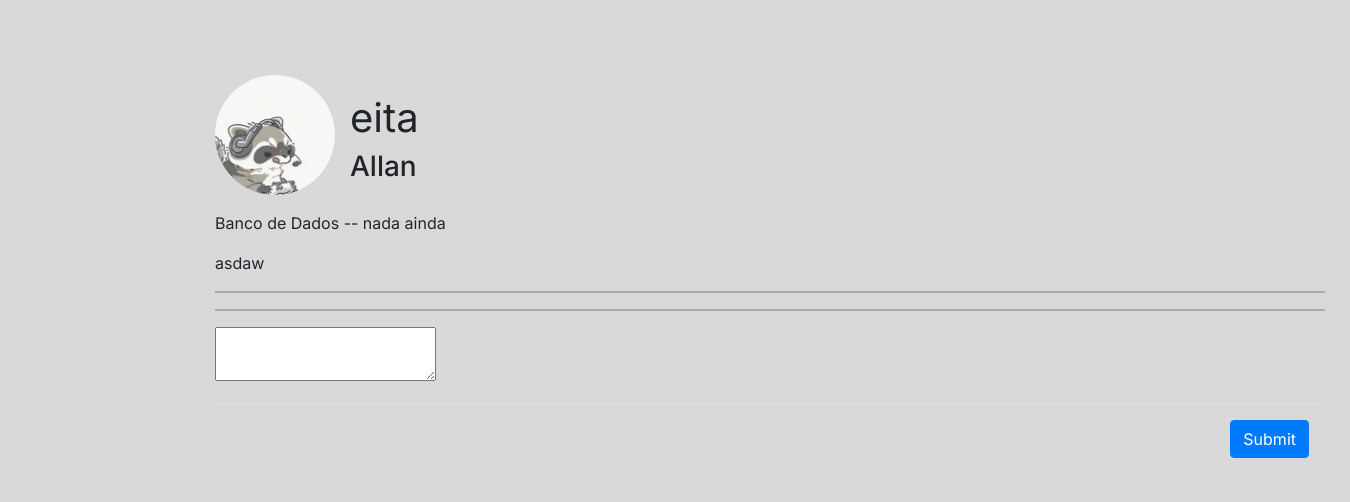
/principal/1, run on the app's committed database.
### models.py (models this page shows, shortened)
class Topico(db.Model):
    id = db.Column(db.Integer, primary_key=True)
    data = db.Column(db.DateTime)
    titulo = db.Column(db.String(50))
    categoria = db.Column(db.String(150))
    etiqueta = db.Column(db.String(150))
    autor_id = db.Column(db.Integer, db.ForeignKey('user.id'))
    texto = db.Column(db.String(400))
    respostas = db.relationship('Resposta', backref='topico', cascade='all, delete-orphan', lazy=True)

class User(db.Model, UserMixin):
    id = db.Column(db.Integer, primary_key=True)
    email = db.Column(db.String(150), unique=True)
    nome = db.Column(db.String(150), nullable=False)
    senha = db.Column(db.String(40), nullable=False)
    arq_imagem = db.Column(db.String(20), nullable=False, default='default.jpg')
    status = db.Column(db.String(20), nullable=False)
    topicos = db.relationship('Topico', backref='autor', cascade='all, delete-orphan', lazy=True)
    respostas = db.relationship('Resposta', backref='autor', cascade='all, delete-orphan', lazy=True)
    reportes_feitos = db.relationship(
        'Reportar',
        foreign_keys='Reportar.autor_id',
        cascade='all, delete-orphan',
        backref='autor_do_reporte',
        lazy=True
    )
    reportes_recebidos = db.relationship(
        'Reportar',
        foreign_keys='Reportar.target_id',
        cascade='all, delete-orphan',
        backref='usuario_reportado',
        lazy=True
    )

### routes/principal.py (the view)
@principal_route.route('/<filtro>')
def principalTemplate(filtro):
    if filtro == "nada":
        filtro = None
    categorias = Categoria.query.all()
    etiquetas = Etiqueta.query.all()
    return render_template('conteudoPrincipal.html', filtro=filtro, user=current_user, categorias=categorias, etiquetas=etiquetas)

### forms.py
class RespostaForm(FlaskForm):
    texto = CKEditorField('Texto', validators=[DataRequired()])
    submit = SubmitField()

### routes/principal.py (called while the page is built, shortened)
@principal_route.route('/<int:topicoID>', methods=['GET', 'POST'])
def detalhe_topico(topicoID):
    categorias = Categoria.query.all()
    etiquetas = Etiqueta.query.all()
    form = RespostaForm()
    topico = Topico.query.filter_by(id=topicoID).first()
    autor = User.query.filter_by(id=topico.autor_id).first()
    autor_imagem = url_for('static', filename='profile-pics/' + autor.arq_imagem)
    return render_template('detalhesTopico.html', topico=topico, autor=autor, imagem=autor_imagem, form=form, user=current_user, categorias=categorias, etiquetas=etiquetas)

### templates/detalhesTopico.html (shortened to what this page needs)
{% extends "index.html" %}
{% block content %}
<div class="container" style="margin-top: 75px; margin-left: 200px;">
    <div class="row align-items-center" style="width: auto;">
        <div class="col-1" style="margin-right: 40px;">
            <img class="rounded-circle " style="height: 120px; width: 120px; margin-bottom: 16px;" src="{{ imagem }}">
        </div>
        <div class="col">
            <h1>{{ topico.titulo }}</h1>
            <h3>{{ topico.autor.nome}}</h3>
        </div>
    </div>
    <p>{{ topico.categoria }} -- {{ topico.etiqueta }}</p>
    <p>{{ topico.texto|safe }}</p>
    <hr>
    <hr>
    <div class="container" style="padding-left: 0px; padding-right: 0px; width: 100%;">
        <form
                action="{{ url_for('principal.detalhe_topico', topicoID=topico.id) }}"
                method="POST"
                enctype="multipart/form-data"
            >
            <div class="form-group">
                {% if form.texto.errors %}
                    {{ form.texto(class="form-control form-control-lg is-invalid") }}
                    <div class="invalid-feedback">
                        {% for error in form.texto.errors %}
                            <span>{{ error }}</span>
                        {% endfor %}
                    </div>
                {% else %}
                    {{ form.texto }}
                {% endif %}
            </div>
            <div class="modal-footer">
                {{ form.submit(class="btn btn-primary") }}
            </div>
        </form>
    </div>
</div>
{% endblock %}

### static/CSS/menuprincipal.css (style rules this page uses)
body { background-color: #D9D9D9; color: black; }

### static/CSS/style.css (style rules this page uses)
body { font-family: "Inter", sans-serif; background-color: #D9D9D9; }
h1 { font-weight: 400; }
.container { width: 150%; }

### data on the page
Topico: titulo "eita", categoria "Banco de Dados", etiqueta "nada ainda", texto "asdaw"
User: autor.nome "Allan"
